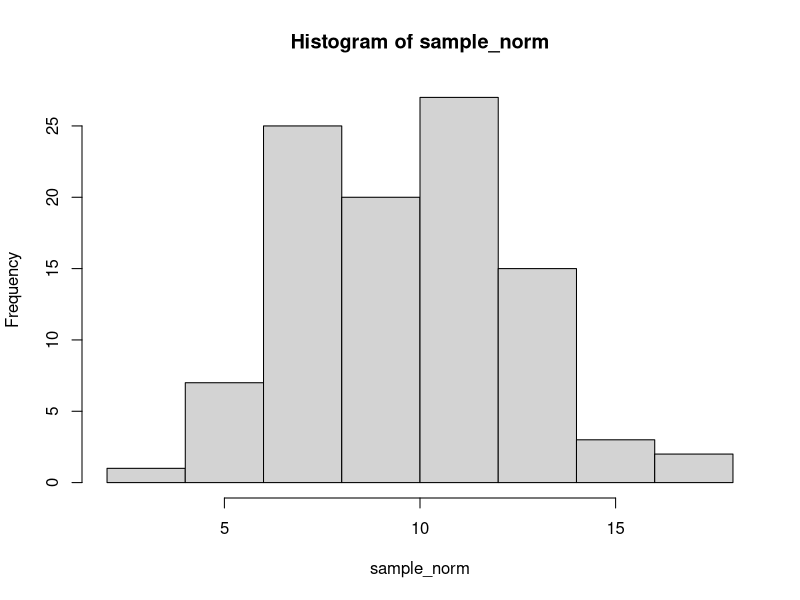
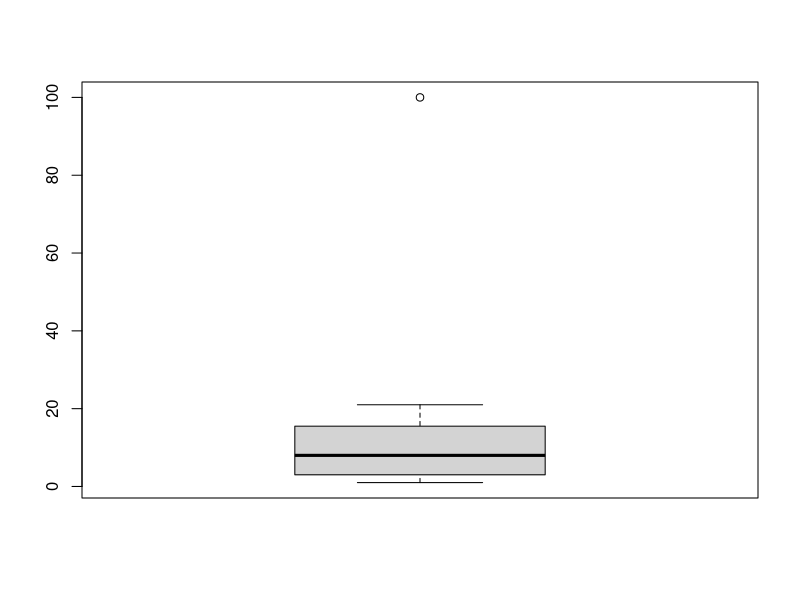
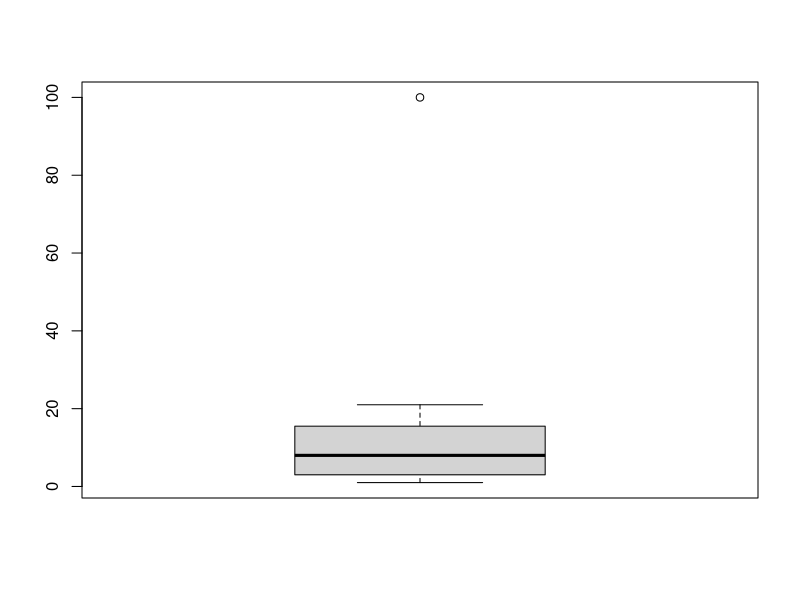
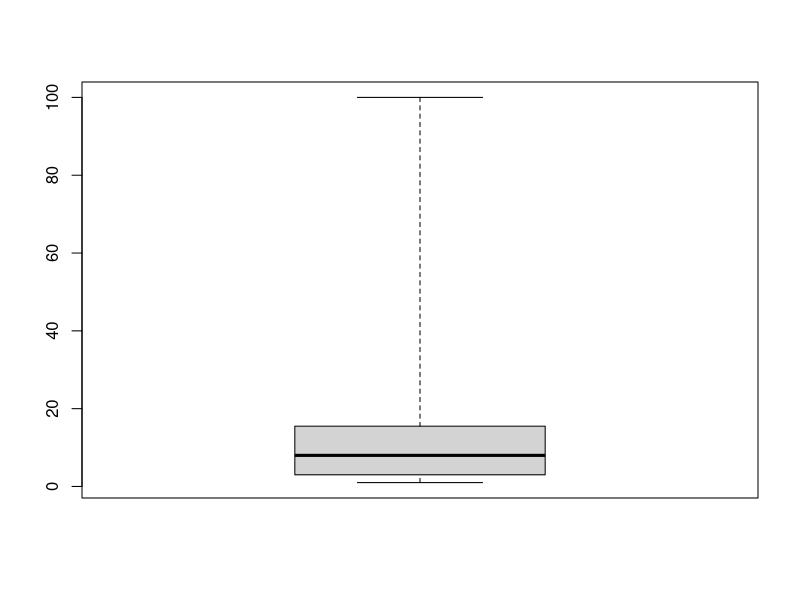
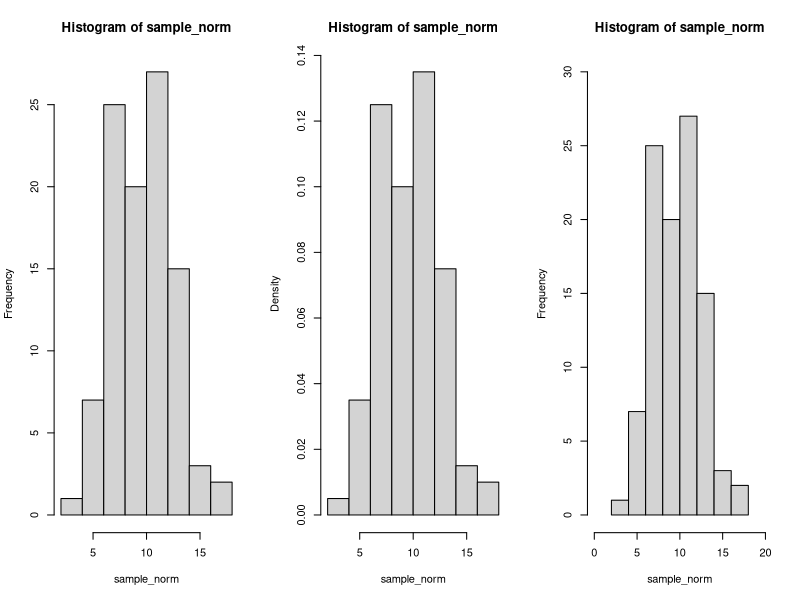
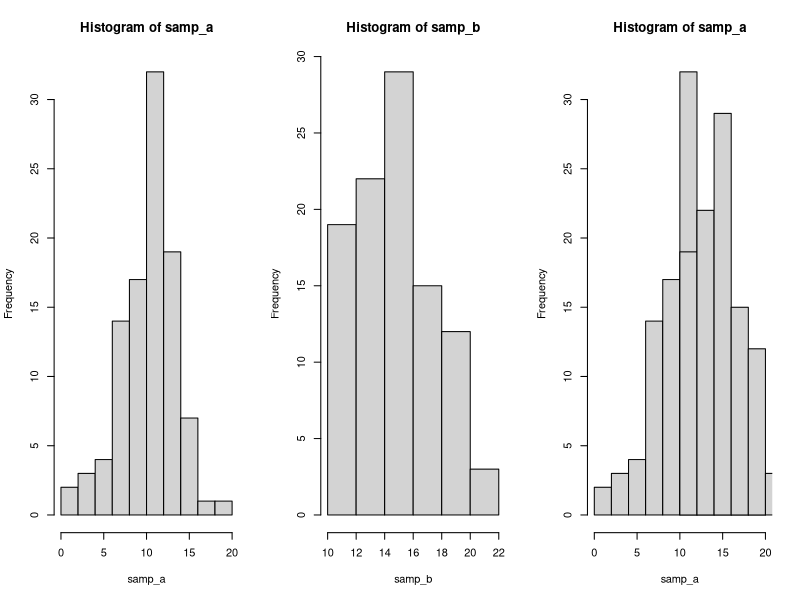
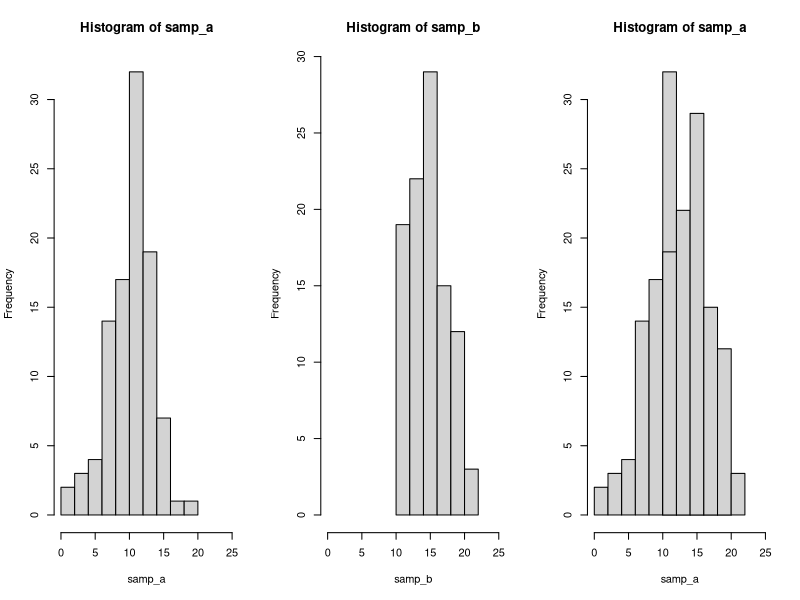
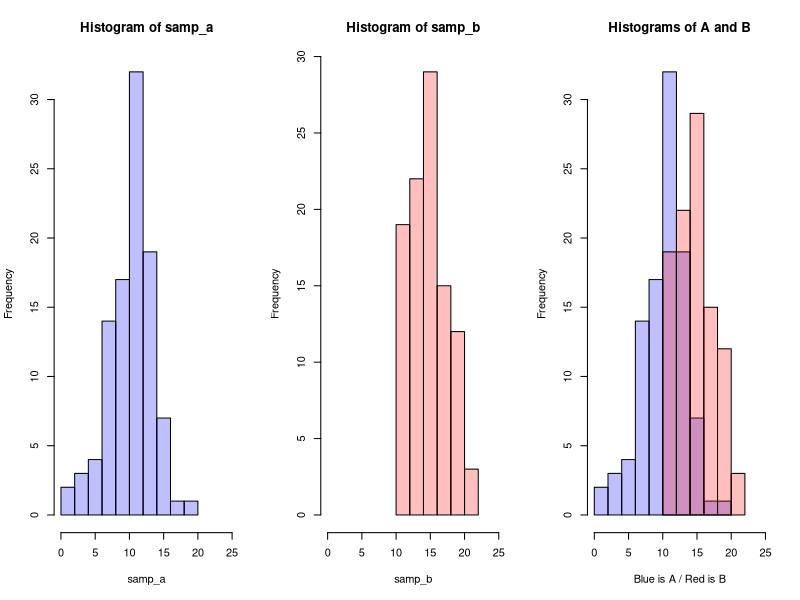

R code for these plots, in order:
rm(list = ls(all = TRUE))

# random generation for the normal / chi-squared / binomial distribution ######################
# "rnorm" is random number generation from the normal distribution.
rnorm(5,10,3) # sample n=5 observations from the normal distribution of mean=10 and sd=3
?rnorm        # "?rnorm" show a help. it is equivalent to "help(rnorm)"

set.seed(18)  # my seed number is 18
rnorm(5,10,3)

# "rchisq" is random number generation from the chi-squared distribution.
?rchisq
set.seed(18)
rchisq(5,2) # sample n=5 observations from the chi-squared distribution with df=2

# do for the binomial distribution by yourself


# descriptive statistics ######################################################################
set.seed(18)
sample_norm <- rnorm(100,10,3) # sample n=100 observations from N(10,3^2)
mean(sample_norm) # sample mean
var(sample_norm)  # sample variance
sd(sample_norm)   # sample sd

summary(sample_norm)
median(sample_norm)
IQR(sample_norm)
summary(sample_norm)[5] - summary(sample_norm)[2]
range(sample_norm)
diff(range(sample_norm))
summary(sample_norm)[6] - summary(sample_norm)[1]
quantile(sample_norm,  probs = c(0,0.01,0.10,0.25,0.50,0.75,1), type=1)

par(mfrow=c(1,1))
stem(sample_norm)     # stem-and-leaf display
hist(sample_norm)     # histogram

mydata = c(1,1,5,8,10,21,100)
summary(mydata)
IQR(mydata)
boxplot(mydata)  # box plot
boxplot(mydata,range = 1.5)  # show outlier(s) by 1.5*IQR rule
boxplot(mydata,range = 0)


# multiple figures in a single screen #########################################################
# "par(mfrow=c(nr,nc))" or "par(mfcol=c(nr,nc))" allow to draw nr-by-nc figures in the same page
par(mfrow=c(1,3))  # draw 1-by-3 figures
hist(sample_norm)
hist(sample_norm, freq=FALSE) # not frequency but density
hist(sample_norm, xlim=c(0,20), ylim=c(0,30)) # adjust xlim and ylim

# draw a pair of histograms or box plots ######################################################
set.seed(1818)
samp_a <- rnorm(100,10,3)
samp_b <- rnorm(100,15,3)

par(mfrow=c(1,3))
hist(samp_a)
hist(samp_b)
hist(samp_a)
hist(samp_b, add=T)

par(mfrow=c(1,3))
hist(samp_a, xlim=c(0,25))
hist(samp_b, xlim=c(0,25))
hist(samp_a, xlim=c(0,25))
hist(samp_b, xlim=c(0,25), add=T)

par(mfrow=c(1,3))
hist(samp_a, col=rgb(0,0,1,1/4), xlim=c(0,25))
hist(samp_b, col=rgb(1,0,0,1/4), xlim=c(0,25))
hist(samp_a, col=rgb(0,0,1,1/4), xlim=c(0,25), main="Histograms of A and B", xlab="Blue is A / Red is B")
hist(samp_b, col=rgb(1,0,0,1/4), xlim=c(0,25), add=T)

par(mfrow=c(1,2))
boxplot(samp_a)
boxplot(samp_b)

par(mfrow=c(1,1))
samp_ab <- c(samp_a, samp_b)
grp_ab  <- c(rep("a",100),rep("b",100))
boxplot(samp_ab~grp_ab)

#make a nice histogram
bark_urban = c(29,10,15,41,18,18,12,45,34,30,22,26,18)
bark_rural = c(40,47,38,59,45,52,57,50,50,49,50,43)

par(mfrow=c(1,2))
hist(bark_urban)
hist(bark_rural)

par(mfrow=c(1,2))
bins <- seq(10, 50, by=10)
hist(bark_urban,breaks=bins,ylim=c(0,7),main='urban',xlab='bark distance (m)') 
bins <- seq(30, 60, by=10)
hist(bark_rural,breaks=bins,ylim=c(0,7), main='rural',xlab='bark distance (m)')
